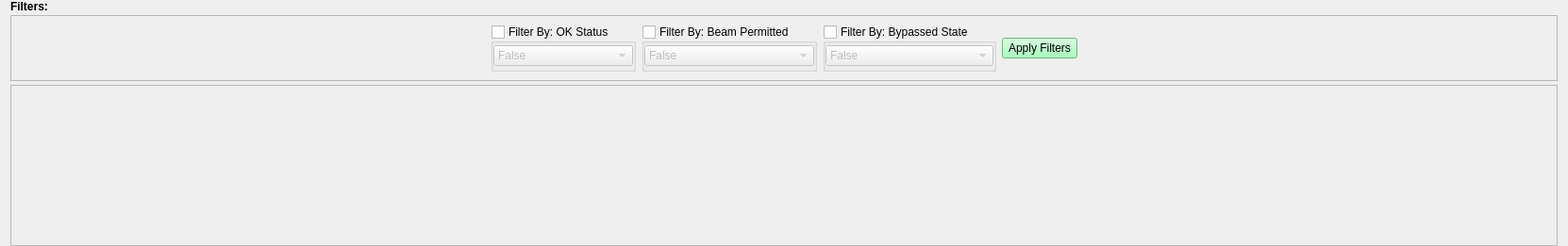
<?xml version="1.0" encoding="UTF-8"?>
<ui version="4.0">
 <class>ff_form</class>
 <widget class="QWidget" name="ff_form">
  <property name="geometry">
   <rect>
    <x>0</x>
    <y>0</y>
    <width>1662</width>
    <height>261</height>
   </rect>
  </property>
  <property name="windowTitle">
   <string>Fast Faults</string>
  </property>
  <layout class="QVBoxLayout" name="verticalLayout" stretch="0,0,0,1">
   <property name="spacing">
    <number>2</number>
   </property>
   <property name="topMargin">
    <number>0</number>
   </property>
   <property name="bottomMargin">
    <number>0</number>
   </property>
   <item>
    <widget class="QLabel" name="label_11">
     <property name="font">
      <font>
       <weight>75</weight>
       <bold>true</bold>
      </font>
     </property>
     <property name="text">
      <string>Filters:</string>
     </property>
    </widget>
   </item>
   <item>
    <widget class="QFrame" name="ff_frame_filters">
     <property name="minimumSize">
      <size>
       <width>0</width>
       <height>0</height>
      </size>
     </property>
     <property name="maximumSize">
      <size>
       <width>1644</width>
       <height>70</height>
      </size>
     </property>
     <property name="frameShape">
      <enum>QFrame::StyledPanel</enum>
     </property>
     <property name="frameShadow">
      <enum>QFrame::Raised</enum>
     </property>
     <layout class="QHBoxLayout" name="horizontalLayout_8">
      <item>
       <spacer name="horizontalSpacer_2">
        <property name="orientation">
         <enum>Qt::Horizontal</enum>
        </property>
        <property name="sizeHint" stdset="0">
         <size>
          <width>40</width>
          <height>20</height>
         </size>
        </property>
       </spacer>
      </item>
      <item>
       <widget class="QGroupBox" name="ff_filter_gb_ok">
        <property name="title">
         <string>Filter By: OK Status</string>
        </property>
        <property name="checkable">
         <bool>true</bool>
        </property>
        <property name="checked">
         <bool>false</bool>
        </property>
        <layout class="QHBoxLayout" name="horizontalLayout_4">
         <property name="spacing">
          <number>0</number>
         </property>
         <property name="leftMargin">
          <number>0</number>
         </property>
         <property name="topMargin">
          <number>0</number>
         </property>
         <property name="rightMargin">
          <number>0</number>
         </property>
         <property name="bottomMargin">
          <number>0</number>
         </property>
         <item>
          <widget class="QComboBox" name="ff_filter_cb_ok">
           <item>
            <property name="text">
             <string>False</string>
            </property>
           </item>
           <item>
            <property name="text">
             <string>True</string>
            </property>
           </item>
          </widget>
         </item>
        </layout>
       </widget>
      </item>
      <item>
       <widget class="QGroupBox" name="ff_filter_gb_beampermitted">
        <property name="title">
         <string>Filter By: Beam Permitted</string>
        </property>
        <property name="checkable">
         <bool>true</bool>
        </property>
        <property name="checked">
         <bool>false</bool>
        </property>
        <layout class="QHBoxLayout" name="horizontalLayout_5">
         <property name="spacing">
          <number>0</number>
         </property>
         <property name="leftMargin">
          <number>0</number>
         </property>
         <property name="topMargin">
          <number>0</number>
         </property>
         <property name="rightMargin">
          <number>0</number>
         </property>
         <property name="bottomMargin">
          <number>0</number>
         </property>
         <item>
          <widget class="QComboBox" name="ff_filter_cb_beampermitted">
           <item>
            <property name="text">
             <string>False</string>
            </property>
           </item>
           <item>
            <property name="text">
             <string>True</string>
            </property>
           </item>
          </widget>
         </item>
        </layout>
       </widget>
      </item>
      <item>
       <widget class="QGroupBox" name="ff_filter_gb_bypassed">
        <property name="title">
         <string>Filter By: Bypassed State</string>
        </property>
        <property name="checkable">
         <bool>true</bool>
        </property>
        <property name="checked">
         <bool>false</bool>
        </property>
        <layout class="QHBoxLayout" name="horizontalLayout_7">
         <property name="spacing">
          <number>0</number>
         </property>
         <property name="leftMargin">
          <number>0</number>
         </property>
         <property name="topMargin">
          <number>0</number>
         </property>
         <property name="rightMargin">
          <number>0</number>
         </property>
         <property name="bottomMargin">
          <number>0</number>
         </property>
         <item>
          <widget class="QComboBox" name="ff_filter_cb_bypassed">
           <item>
            <property name="text">
             <string>False</string>
            </property>
           </item>
           <item>
            <property name="text">
             <string>True</string>
            </property>
           </item>
          </widget>
         </item>
        </layout>
       </widget>
      </item>
      <item>
       <layout class="QVBoxLayout" name="verticalLayout_2" stretch="1,0,1">
        <property name="spacing">
         <number>0</number>
        </property>
        <item>
         <spacer name="verticalSpacer">
          <property name="orientation">
           <enum>Qt::Vertical</enum>
          </property>
          <property name="sizeHint" stdset="0">
           <size>
            <width>20</width>
            <height>40</height>
           </size>
          </property>
         </spacer>
        </item>
        <item>
         <widget class="QPushButton" name="btn_apply_filters">
          <property name="styleSheet">
           <string notr="true">background-color: rgb(141, 255, 168);</string>
          </property>
          <property name="text">
           <string>Apply Filters</string>
          </property>
         </widget>
        </item>
        <item>
         <spacer name="verticalSpacer_2">
          <property name="orientation">
           <enum>Qt::Vertical</enum>
          </property>
          <property name="sizeHint" stdset="0">
           <size>
            <width>20</width>
            <height>40</height>
           </size>
          </property>
         </spacer>
        </item>
       </layout>
      </item>
      <item>
       <spacer name="horizontalSpacer_3">
        <property name="orientation">
         <enum>Qt::Horizontal</enum>
        </property>
        <property name="sizeHint" stdset="0">
         <size>
          <width>40</width>
          <height>20</height>
         </size>
        </property>
       </spacer>
      </item>
     </layout>
    </widget>
   </item>
   <item>
    <widget class="PyDMEmbeddedDisplay" name="PyDMEmbeddedDisplay">
     <property name="sizePolicy">
      <sizepolicy hsizetype="Minimum" vsizetype="Minimum">
       <horstretch>0</horstretch>
       <verstretch>0</verstretch>
      </sizepolicy>
     </property>
     <property name="maximumSize">
      <size>
       <width>16777215</width>
       <height>45</height>
      </size>
     </property>
     <property name="toolTip">
      <string/>
     </property>
     <property name="frameShape">
      <enum>QFrame::NoFrame</enum>
     </property>
     <property name="lineWidth">
      <number>0</number>
     </property>
     <property name="filename" stdset="0">
      <string>templates/fastfaults_header.ui</string>
     </property>
     <property name="disconnectWhenHidden" stdset="0">
      <bool>false</bool>
     </property>
    </widget>
   </item>
   <item>
    <widget class="QScrollArea" name="scrollArea">
     <property name="frameShadow">
      <enum>QFrame::Plain</enum>
     </property>
     <property name="widgetResizable">
      <bool>true</bool>
     </property>
     <property name="alignment">
      <set>Qt::AlignLeading|Qt::AlignLeft|Qt::AlignTop</set>
     </property>
     <widget class="QWidget" name="fastfaults_content">
      <property name="geometry">
       <rect>
        <x>0</x>
        <y>0</y>
        <width>1642</width>
        <height>123</height>
       </rect>
      </property>
      <property name="sizePolicy">
       <sizepolicy hsizetype="Preferred" vsizetype="Preferred">
        <horstretch>0</horstretch>
        <verstretch>0</verstretch>
       </sizepolicy>
      </property>
      <layout class="QVBoxLayout" name="verticalLayout_5">
       <property name="spacing">
        <number>0</number>
       </property>
       <property name="leftMargin">
        <number>0</number>
       </property>
       <property name="topMargin">
        <number>0</number>
       </property>
       <property name="rightMargin">
        <number>0</number>
       </property>
       <property name="bottomMargin">
        <number>0</number>
       </property>
      </layout>
     </widget>
    </widget>
   </item>
  </layout>
 </widget>
 <customwidgets>
  <customwidget>
   <class>PyDMEmbeddedDisplay</class>
   <extends>QFrame</extends>
   <header>pydm.widgets.embedded_display</header>
  </customwidget>
 </customwidgets>
 <resources/>
 <connections/>
</ui>
